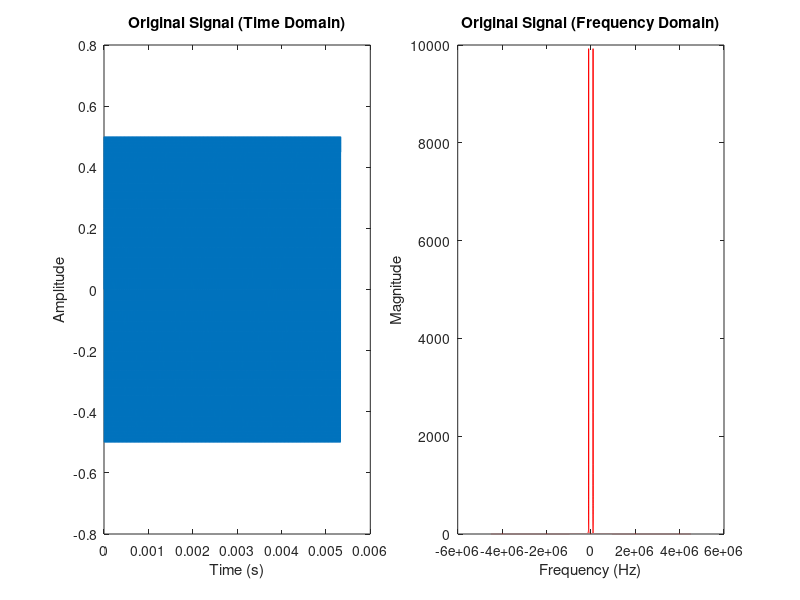

MATLAB code for this plot: (Note: this script raises an error after producing the figure.)
clear
clc

%% ======================= SECTION 1: INITIALIZATION =======================
% This section sets up the basic simulation parameters including sampling
% frequency, number of samples, and generates the original test signal.
% The signal is a 100 kHz sine wave that will be used to test the filter
% performance. We also perform initial frequency analysis to establish
% a baseline for comparison.

Fs = 9e6;              % Sampling frequency (Hz)
N  = 48000;            % Number of samples

% === 1. Generate sine-wave input (ADC-like signal) ===
f_sig = 1e5;                               % Signal frequency (100 kHz tone)
t = (0 : N - 1)' / Fs;                     % Time vector
x_real_clean = 0.5 * sin(2 * pi * f_sig * t);    % Amplitude < 1 to avoid clipping in fixed-point

% Plot original signal in time and frequency domains
figure('Position', [100, 100, 1800, 600]);
subplot(1, 2, 1);
plot(t, x_real_clean);
title('Original Signal (Time Domain)');
xlabel('Time (s)');
ylabel('Amplitude');

% Compute frequency content of the original signal
x_real_fft = fft(x_real_clean);
f_x_real = linspace(-Fs/2, Fs/2, length(x_real_fft));    % Frequency axis for plotting
x_real_fft_shifted = fftshift(x_real_fft);               % Shift DC to center

% Plot frequency spectrum
subplot(1, 2, 2);
plot(f_x_real, abs(x_real_fft_shifted),'Color','red');
title('Original Signal (Frequency Domain)');
xlabel('Frequency (Hz)');
ylabel('Magnitude');


%% ======================= SECTION 2: INTERFERENCE GENERATION =======================
% This section creates and adds interference signals at 2.4 MHz and 5 MHz
% to simulate real-world RF interference. These interference tones will
% be the targets for our notch filters. The amplitudes are carefully chosen
% to avoid saturation in the fixed-point representation while providing
% measurable interference.

% Define interference tones to be filtered out
f_intf_2_4 = 2.4e6;     % 2.4 MHz interference tone
f_intf_5 = 5e6;         % 5 MHz interference tone

% Interference amplitudes (adjusted to avoid saturation in fixed-point)
A_intf_2_4 = 0.2;
A_intf_5 = 0.3;

% Generate and add the interference signals
intf1 = (A_intf_2_4 * sin(2 * pi * f_intf_2_4 * t));
intf2 = (A_intf_5 * sin(2 * pi * f_intf_5 * t));
interference = intf1 + intf2;
x_real_noisy = x_real_clean + interference;  % Combine desired signal with interference


%% ======================= SECTION 3: FIXED-POINT COMPATIBILITY CHECK =======================
% This section verifies that all signals remain within the s16.15 fixed-point
% range (±1.0). This is critical for hardware implementation where signals
% must not exceed the digital representation limits to avoid clipping and
% distortion.

max_pos = 0.999969482421875;
max_neg = -1;

% Check if signals exceed s16.15 fixed-point range (±1.0 represents full scale)
fprintf('\n=== FIXED-POINT COMPATIBILITY CHECK ===\n');

if max(x_real_noisy) > max_pos 
    fprintf('WARNING: x_real_noisy exceeds s16.15 range! (max value = %.4f)\n', max(x_real_noisy));
elseif min(x_real_noisy) < max_neg
    fprintf('WARNING: x_real_noisy exceeds s16.15 range! (min value = %.4f)\n', min(x_real_noisy));
else
    fprintf('x_real_noisy is within s16.15 range ✓\n');
end

if max(intf1) > max_pos
    fprintf('WARNING: intf1 exceeds s16.15 range! (max value = %.4f)\n', max(intf1));
elseif min(intf1) < max_neg
    fprintf('WARNING: intf1 exceeds s16.15 range! (min value = %.4f)\n', min(intf1));
else
    fprintf('intf1 is within s16.15 range ✓\n');
end

if max(intf2) > max_pos
    fprintf('WARNING: intf2 exceeds s16.15 range! (max value = %.4f)\n', max(intf2));
elseif min(intf2) < max_neg
    fprintf('WARNING: intf2 exceeds s16.15 range! (min value = %.4f)\n', min(intf2));
else
    fprintf('intf2 is within s16.15 range ✓\n');
end

x_quantized_clean = fi(x_real_clean, 1, 16, 15);
x_quantized_noisy = fi(x_real_noisy, 1, 16, 15);

% Plot interference signals separately
figure('Position', [100, 100, 1800, 600]);
plot(t, x_quantized_clean, 'r');
title('Quantized Clean Signal (Time Domain)');
xlabel('Time (s)');
ylabel('Amplitude');

% Plot combined noisy signal
figure('Position', [100, 100, 1800, 600]);
plot(t, x_quantized_noisy);
title('Quantized Noisy Signal (Time Domain)');
xlabel('Time (s)');
ylabel('Amplitude');

%% ======================= SECTION 4: PRE-FILTERING SIR CALCULATION =======================
% This section calculates the Signal-to-Interference Ratio (SIR) before
% any filtering is applied. This establishes the baseline performance
% and provides a reference point for measuring filter improvement.

% Calculate Signal-to-Interference Ratio (SIR) before filtering
signal_power_before = rms(x_real_clean)^2;          % Calculate power of desired signal
intf = x_real_noisy - x_real_clean;                 % Extract just the interference component
interference_power_before = rms(intf)^2;      % Calculate power of interference

if interference_power_before == 0
    SIR_dB_before = Inf;
    fprintf('SIR Before filters: Infinite (no interference)\n');
else
    SIR_dB_before = 10 * log10(signal_power_before / interference_power_before);
    fprintf('SIR Before filters = %.2f dB\n', SIR_dB_before);
end


%% ======================= SECTION 5: FRACTIONAL DECIMATION =======================
% This section performs sample rate conversion using a fractional decimator.
% Rate conversion is often used in multi-rate signal processing chains to
% optimize computational efficiency and match system requirements.

% Instantiate the fractional rate converter (sample rate change)
Hd_Fractional_Decimator = Fractional_Decimator();

% Process both noisy and clean signals through fractional decimator
% Output uses fixed-point s16.15 format as defined in the filter object
y_frac_noisy = step(Hd_Fractional_Decimator, x_quantized_noisy);
y_frac_clean = step(Hd_Fractional_Decimator, x_quantized_clean);

fprintf('Max = %f\n', max(y_frac_noisy));
fprintf('Min = %f\n', min(y_frac_noisy));

% Calculate new sampling rate after fractional decimation
Fs_frac_dec = Fs * Hd_Fractional_Decimator.InterpolationFactor / Hd_Fractional_Decimator.DecimationFactor;
N_frac_dec  = length(y_frac_noisy);
t_frac_dec  = (0: N_frac_dec -1)' / Fs_frac_dec;

% Plot signal after fractional decimation
figure('Position', [100, 100, 1800, 600]);
subplot(1, 2, 1);
plot(t_frac_dec, y_frac_noisy);
title('Noisy Signal After Fractional Decimator (Time Domain)');
xlabel('Time (s)');
ylabel('Amplitude');

% Compute frequency spectrum after fractional decimation
y_frac_noisy_fft = fft(double(y_frac_noisy));
f_y_frac = linspace(-Fs_frac_dec/2, Fs_frac_dec/2, length(y_frac_noisy_fft));
y_frac_noisy_fft_shifted = fftshift(y_frac_noisy_fft);

% Plot frequency spectrum after fractional decimation
subplot(1, 2, 2);
plot(f_y_frac, abs(y_frac_noisy_fft_shifted),'r');
title('Noisy Signal After Fractional Decimator (Frequency Domain)');
xlabel('Frequency (Hz)');
ylabel('Magnitude');

% Plot clean signal after fractional decimation for comparison
figure('Position', [100, 100, 1800, 600]);
subplot(1, 2, 1);
plot(t_frac_dec, y_frac_clean);
title('Clean Signal After Fractional Decimator (Time Domain)');
xlabel('Time (s)');
ylabel('Amplitude');

y_frac_clean_fft = fft(double(y_frac_clean));
y_frac_clean_fft_shifted = fftshift(y_frac_clean_fft);

subplot(1, 2, 2);
plot(f_y_frac, abs(y_frac_clean_fft_shifted),'Color','red');
title('Clean Signal After Fractional Decimator (Frequency Domain)');
xlabel('Frequency (Hz)');
ylabel('Magnitude');


%% ======================= SECTION 6: 2.4 MHz NOTCH FILTERING =======================
% This section applies an IIR notch filter to remove the 2.4 MHz interference.
% Notch filters are designed to attenuate specific frequency components
% while minimally affecting other frequencies.

% === Create IIR notch filter for 2.4 MHz interference ===
Hd_IIR_2_4 = IIR_2_4();

% === Apply the 2.4 MHz notch filter ===
y_2_4_noisy = filter(Hd_IIR_2_4 , y_frac_noisy);  % Filter noisy signal
y_2_4_clean = filter(Hd_IIR_2_4 , y_frac_clean);  % Filter clean signal for reference

fprintf('Max = %f\n', max(y_2_4_noisy));
fprintf('Min = %f\n', min(y_2_4_noisy));

% Plot signal after 2.4 MHz notch filtering (now only 5 MHz interference remains)
figure('Position', [100, 100, 1800, 600]);
subplot(1, 2, 1);
plot(t_frac_dec, y_2_4_noisy);
title('Signal After 2.4 MHz Notch Filter (5 MHz Interference Remains)');
xlabel('Time (s)');
ylabel('Amplitude');

% Compute frequency spectrum after 2.4 MHz notch filtering
y_2_4_noisy_fft = fft(double(y_2_4_noisy));
y_2_4_noisy_fft_shifted = fftshift(y_2_4_noisy_fft);

subplot(1, 2, 2);
plot(f_y_frac, abs(y_2_4_noisy_fft_shifted),'Color','red');
title('Signal After 2.4 MHz Notch Filter (Frequency Domain)');
xlabel('Frequency (Hz)');
ylabel('Magnitude');

% Plot clean reference after 2.4 MHz notch filtering
figure('Position', [100, 100, 1800, 600]);
subplot(1, 2, 1);
plot(t_frac_dec, y_2_4_clean);
title('Clean Signal After 2.4 MHz Notch Filter (Time Domain)');
xlabel('Time (s)');
ylabel('Amplitude');

y_2_4_clean_fft = fft(double(y_2_4_clean));
y_2_4_clean_fft_shifted = fftshift(y_2_4_clean_fft);

subplot(1, 2, 2);
plot(f_y_frac, abs(y_2_4_clean_fft_shifted),'Color','red');
title('Clean Signal After 2.4 MHz Notch Filter (Frequency Domain)');
xlabel('Frequency (Hz)');
ylabel('Magnitude');


%% ======================= SECTION 7: 5 MHz NOTCH FILTERING (CASCADED) =======================
% This section applies two cascaded IIR notch filters to remove the 5 MHz interference.
% Cascading filters provides steeper roll-off and better rejection at the
% target frequency, though it may introduce additional phase distortion.

% === Create IIR notch filters for 5 MHz interference ===
Hd_IIR_1 = IIR_1();        % First 5 MHz notch filter
Hd_IIR_2 = IIR_2();  % Second 5 MHz notch filter (cascaded)

% === Apply the 5 MHz notch filters in cascade ===
y_filtered_1 = filter(Hd_IIR_1, y_2_4_noisy);          % First stage
y_filtered_clean_1 = filter(Hd_IIR_1, y_2_4_clean);    % First stage (clean reference)

y_filtered = filter(Hd_IIR_2, y_filtered_1);        % Second stage (cascaded)
y_filtered_clean = filter(Hd_IIR_2, y_filtered_clean_1);  % Second stage (clean reference)

% Plot final filtered signal
figure('Position', [100, 100, 1800, 600]);
subplot(1, 2, 1);
plot(t_frac_dec, y_filtered);
title('Final Filtered Signal (Both Interferences Removed)');
xlabel('Time (s)');
ylabel('Amplitude');

% Compute frequency spectrum of final filtered signal
y_filtered_fft = fft(double(y_filtered));
y_filtered_fft_shifted = fftshift(y_filtered_fft);

subplot(1, 2, 2);
plot(f_y_frac, abs(y_filtered_fft_shifted),'Color','red');
title('Final Filtered Signal (Frequency Domain)');
xlabel('Frequency (Hz)');
ylabel('Magnitude');

% Plot clean reference after all filtering
figure('Position', [100, 100, 1800, 600]);
subplot(1, 2, 1);
plot(t_frac_dec, y_filtered_clean);
title('Clean Reference After All Filtering (Time Domain)');
xlabel('Time (s)');
ylabel('Amplitude');

y_filtered_clean_fft = fft(double(y_filtered_clean));
y_filtered_clean_fft_shifted = fftshift(y_filtered_clean_fft);

subplot(1, 2, 2);
plot(f_y_frac, abs(y_filtered_clean_fft_shifted),'Color','red');
title('Clean Reference After All Filtering (Frequency Domain)');
xlabel('Frequency (Hz)');
ylabel('Magnitude');


%% ======================= SECTION 8: POST-FILTERING SIR ANALYSIS =======================
% This section performs detailed Signal-to-Interference Ratio analysis
% after all filtering stages. It uses advanced signal processing techniques
% including Hilbert transforms and complex least-squares fitting to
% accurately separate the remaining interference from the desired signal.
% This provides a precise measurement of filter performance.

% === Calculate SIR after filtering using signal alignment ===
idx0 = 80;  % Start index to avoid transient effects from filter settling
y1 = double(y_filtered);        % Final filtered noisy signal (with potential residual interference)
y2 = double(y_filtered_clean);  % Final filtered clean reference (ideal signal without interference)

% Align the signals to account for any filter delays or phase shifts
[y1a,y2a] = alignsignals(y1, y2);

% Use Hilbert transform for complex envelope analysis and optimal alignment
a1 = hilbert(y1a);  % Convert signal to analytic form (complex signal)
a2 = hilbert(y2a);  % Convert reference to analytic form (complex signal)

% Compute complex scaling factor for optimal alignment using least-squares
% This finds the complex coefficient 'c' that minimizes |a1 - c*a2|^2
c = sum(a1 .* conj(a2)) / sum(abs(a2).^2);

% Apply the optimal scaling to align the reference signal
y2_aligned = real(a2 * c);  % Scale and convert back to real signal

% Calculate remaining interference by subtracting aligned clean signal
% This isolates any residual interference that the filters didn't remove
remaining_intf = y1a - y2_aligned;

% Calculate power metrics for SIR calculation
% Use only the stable portion of the signal (after transient settling)
signal_power_after = rms(y1a(idx0 : end))^2;                    % Power of filtered signal
interference_power_after = rms(remaining_intf(idx0 : end))^2;   % Power of residual interference

% Display power measurements for verification
fprintf('signal_power_after = %.14f (linear power)\n', signal_power_after);
fprintf('interference_power_after = %.14f (linear power)\n', interference_power_after);

% Plot the remaining interference to visualize filter performance
figure('Position', [100, 100, 1800, 600]);
subplot(1, 2, 1);
plot(t_frac_dec, remaining_intf);
title('Remaining Interference After Filtering (Time Domain)');
xlabel('Time (s)');
ylabel('Amplitude');

% Compute frequency spectrum of remaining interference to identify
% any specific frequency components that weren't adequately filtered
remaining_intf_fft = fft(double(remaining_intf));
remaining_intf_fft_shifted = fftshift(remaining_intf_fft);

subplot(1, 2, 2);
plot(f_y_frac, abs(remaining_intf_fft),'Color','red');
title('Remaining Interference After Filtering (Frequency Domain)');
xlabel('Frequency (Hz)');
ylabel('Magnitude');

% Calculate final SIR and display performance improvement
if interference_power_after == 0
    SIR_dB_after = Inf;
    fprintf('SIR After filters: Infinite (no interference)\n');
else
    SIR_dB_after = 10 * log10(signal_power_after / interference_power_after);
    fprintf('SIR After filters = %.2f dB\n', SIR_dB_after);
end

% Calculate and display the SIR improvement achieved by the filters
if ~isinf(SIR_dB_before) && ~isinf(SIR_dB_after)
    SIR_improvement = SIR_dB_after - SIR_dB_before;
    fprintf('SIR Improvement = %.2f dB\n', SIR_improvement);
end


%%
%
% 2. Apply CIC decimation
%
% Hd_cic = CIC();                    % your CIC filter
% y_cic = step(Hd_cic, y_filtered);  % apply CIC
% 
% % === 3. Inject interference noise AFTER fractional decimation ===
% Fs_cic = Fs_frac_dec / Hd_cic.DecimationFactor;  % new sampling rate after CIC
% N_cic  = length(y_cic);
% t_cic  = (0:N_cic-1)' / Fs_cic;
% 
% disp(['CIC output Fs = ', num2str(Fs_cic/1e6), ' MHz']);
% 
% figure('Position', [100, 100, 1800, 600]);
% subplot(1, 2, 1);
% plot(t_cic, y_cic);
% title('Filtered Signal After CIC (Time Domain)');
% xlabel('Time (s)');
% ylabel('Amplitude');
% 
% % Compute frequency content of the original signal
% y_cic_fft = fft(double(y_cic));
% f_y_cic = linspace(-Fs_cic/2, Fs_cic/2, length(y_cic_fft)); % Shift frequency axis
% y_cic_fft_shifted = fftshift(y_cic_fft); % Shift the spectrum
% 
% % Plot frequency content
% subplot(1, 2, 2);
% plot(f_y_cic, abs(y_cic_fft_shifted),'Color','red');
% title('Filtered Signal After CIC (Frequency Domain)');
% xlabel('Frequency (Hz)');
% ylabel('Magnitude');
% 

%%
% 
% % === Create your IIR notch filter ===
% Hd_fir_comp = FIR_comp();
% 
% % === Apply the filter ===
% y_comp = filter(Hd_fir_comp, y_cic);
% 
% figure('Position', [100, 100, 1800, 600]);
% subplot(1, 2, 1);
% plot(t_cic, y_comp);
% title('Signal After Compensation (Time Domain)');
% xlabel('Time (s)');
% ylabel('Amplitude');
% 
% % Compute frequency content of the original signal
% y_comp_fft = fft(double(y_comp));
% y_comp_fft_shifted = fftshift(y_comp_fft); % Shift the spectrum
% 
% % Plot frequency content
% subplot(1, 2, 2);
% plot(f_y_cic, abs(y_comp_fft_shifted),'Color','red');
% title('Signal After Compensation (Frequency Domain)');
% xlabel('Frequency (Hz)');
% ylabel('Magnitude');